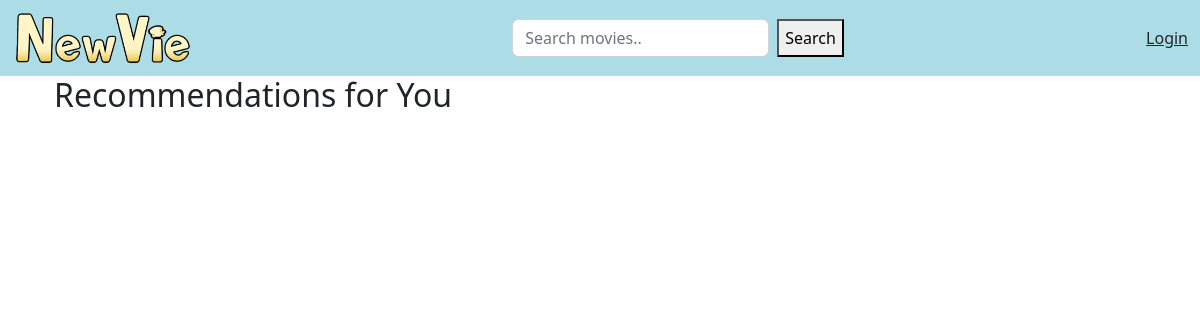
/, run on an earlier commit of the app's database.
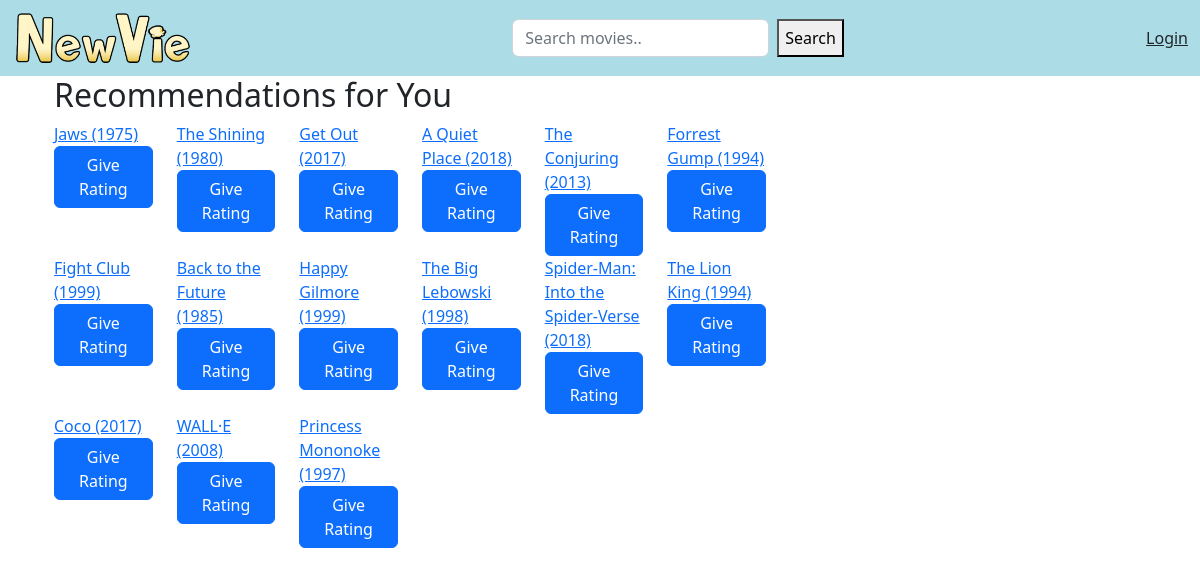
And on a later commit of the database.
### app/models.py (models this page shows)
class Movie(models.Model):
    title = models.CharField(max_length=150)
    description = models.TextField()
    release_date = models.DateField()
    runtime_length = models.CharField(max_length=8) #HH:MM:SS
    genres = models.ManyToManyField(Genre)
    languages = models.ManyToManyField(Language)
    cast_members = models.ManyToManyField(Cast)
    streaming_options = models.ManyToManyField(StreamingOption, blank=True)
    tmdb_id = models.IntegerField()
    def __str__(self):
        return self.title + " (" + str(self.release_date)[:4] + ")"

### app/views.py (the view)
# urls.py: path('', views.index, name='index'),
def index(request):
    movie_list = Movie.objects.all()
    return render(request, 'app/home.html', {'movie_list': movie_list})

### app/templates/app/home.html (shortened to what this page needs)
{% extends "app/base.html" %}
{% load i18n %}
{% block content %}
{% load static %}
<div class="container-fluid">
	<h2>Recommendations for You </h2>
</div>
	<div class="container-fluid">
    <div class="row">
            {% if movie_list %}
            {% for movie in movie_list %}
                <div class="col-sm-2 col-md-2 ">
                    <div class="thumbnail">
                        <a href="{% url 'show-movie' movie.id %}">{{ movie }}</a>
                        <div class="caption">
                            <button type="button" class="btn btn-primary" data-bs-toggle="modal" href="#rate-{{movie.pk}}"">
                                Give Rating
                            </button>
                        </div>
                    </div>
                </div>
                {% endfor %}
                {% endif %}
        </div>
</div>
{% endblock %}

### app/templates/app/base.html (shortened to what this page needs)
{% load static %}
<!DOCTYPE html>
<html>
<head>
    {% load static %}
    <link href="https://cdn.jsdelivr.net/npm/bootstrap@5.2.2/dist/css/bootstrap.min.css" rel="stylesheet"
 />
    <link rel="stylesheet" type="text/css" href="{% static '/app/css/main.css' %}"/>
</head>
{% include "app/navbar.html" %}
<body>
    <main class="container">
        <div class="row">
            <div class="col-md-8">{% block content %} {% endblock %}</div>
        </div>
    </main>
</body>
</html>

### app/templates/app/navbar.html (shortened to what this page needs)
{% load i18n %}
{% load crispy_forms_tags %}
{% load static %}
<nav class="navbar navbar-expand-lg" style="background-color: #ACDDE7;">
    <div class="container-fluid">
        <a class="navbar-brand" href="{% url 'index' %}">
            <img src="{% static 'app/images/newvie-logo.png' %}" alt="NewVie" width="182" height="50" />
        </a>
        <form class="d-flex" method=POST action ="{% url 'search' %}" role="search">
            <input class="form-control me-2" type="search" placeholder="Search movies.." aria-label="Search" name="searched">
            <button class="btn-outline-secondary" type="submit">Search</button>
        </form>
        <ul class="navbar-nav ">
            {% if user.is_authenticated %}
            <li class="nav-item active">
                <a class=" nav-link" href="/">{{user.first_name|title}}</a>
            </li>
            <li class="nav-item">
                <a class="text-dark" href="/logout">Logout</a>
            </li>
            {% else %}
            <li class="nav-item">
                <a class="text-dark" href="/login">Login</a>
            </li>
            {% endif %}
        </ul>
    </div>
</nav>

What changed in the data, as far as the page shows it:
added Movie: title+release_date "Jaws (1975)"
added Movie: title+release_date "The Shining (1980)"
added Movie: title+release_date "Get Out (2017)"
added Movie: title+release_date "A Quiet Place (2018)"
added Movie: title+release_date "The Conjuring (2013)"
added Movie: title+release_date "Forrest Gump (1994)"
added Movie: title+release_date "Fight Club (1999)"
added Movie: title+release_date "Back to the Future (1985)"
added Movie: title+release_date "Happy Gilmore (1999)"
added Movie: title+release_date "The Big Lebowski (1998)"
added Movie: title+release_date "Spider-Man: Into the Spider-Verse (2018)"
added Movie: title+release_date "The Lion King (1994)"
added Movie: title+release_date "Coco (2017)"
added Movie: title+release_date "WALL·E (2008)"
added Movie: title+release_date "Princess Mononoke (1997)"
